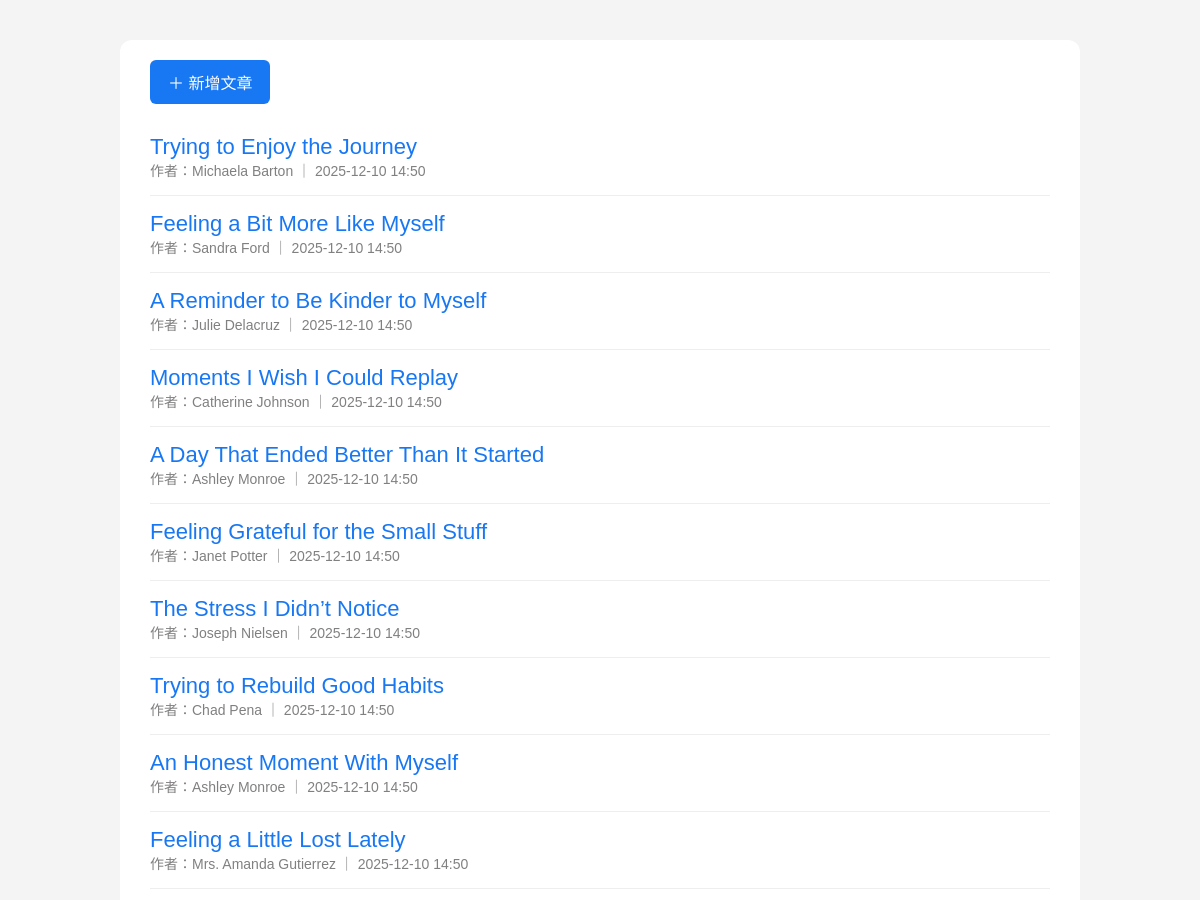
Page /posts (upper part) on the earlier database version.
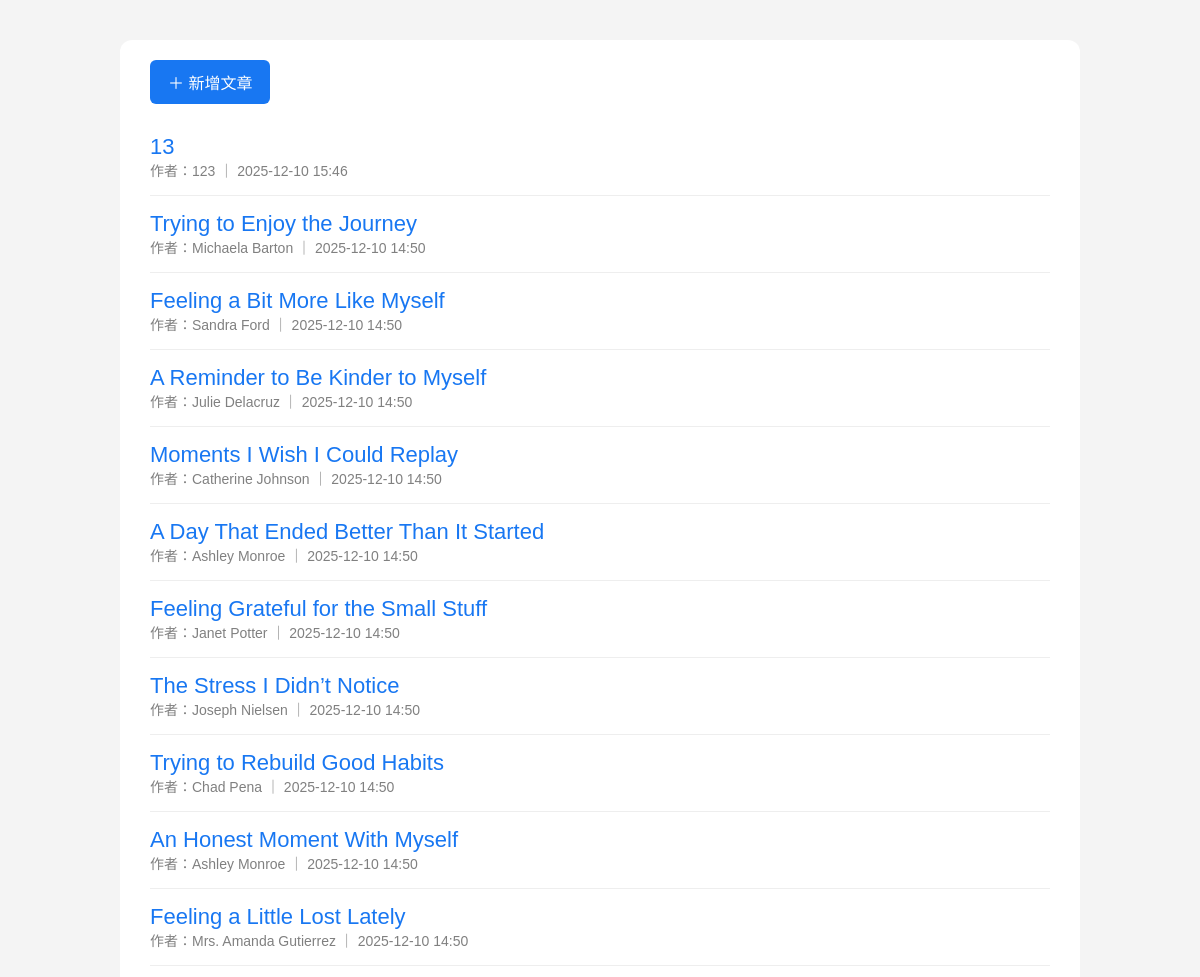
Same page on the later database version.
### models/post.py (models this page shows)
class Post(db.Model):
    id = db.Column(db.Integer, primary_key=True)
    title = db.Column(db.String(120), nullable=False)
    content = db.Column(db.Text, nullable=False)
    tag = db.Column(db.String(50), nullable=True)
    created_at = db.Column(db.DateTime, default=datetime.utcnow)
    user_id = db.Column(db.Integer, db.ForeignKey("user.id"), nullable=False)
    user = db.relationship("User", backref="posts")

### models/user.py (models this page shows, shortened)
class User(db.Model, UserMixin):
    id = db.Column(db.Integer, primary_key=True)
    username = db.Column(db.String(50), unique=True, nullable=False)
    password = db.Column(db.String(255), nullable=False)

### routes/posts.py (the view)
@posts_bp.route("/posts")
def list_posts():
    posts = Post.query.order_by(Post.created_at.desc()).all()
    return render_template("post_list.html", posts=posts)

### templates/post_list.html (shortened to what this page needs)
<!DOCTYPE html>
<html lang="zh-Hant">
<head>
    <link rel="stylesheet" href="/static/style.css">
</head>
<body>
    <div class="post-list">
        <a href="/posts/create" class="new-post-btn">＋ 新增文章</a>
        {% for p in posts %}
        <div class="post">
            <a href="/posts/{{ p.id }}" class="post-title">{{ p.title }}</a>
            <div class="post-meta">
                作者：{{ p.user.username }} ｜ {{ p.created_at.strftime("%Y-%m-%d %H:%M") }}
            </div>
        </div>
        {% endfor %}
    </div>
</body>
</html>

Differences in the rows shown:
added Post: title "13", user.username "123", created_at "2025-12-10 15:46"
